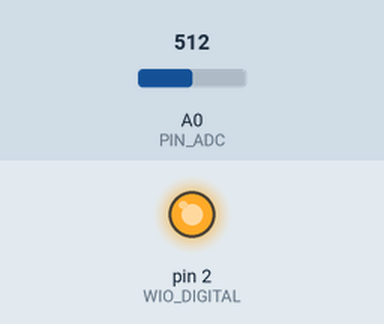
Bench run of a sketch on a simulated Arduino Uno, built with avr-gcc and run on an emulated ATmega328P. Parts: output pins drawn as LEDs (lit = HIGH). The test bench sets the inputs (shaded band); at power-on: A0 (PIN_ADC) = 512. What the sketch prints to the serial monitor is not drawn.

Above: at 1.2 s.
1.3 s: A0 (PIN_ADC) set to 491
At 1.7 s:
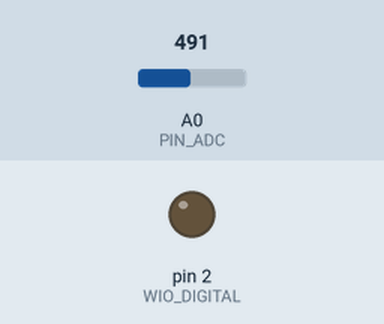
2.9 s: A0 (PIN_ADC) set to 510
At 3.3 s:
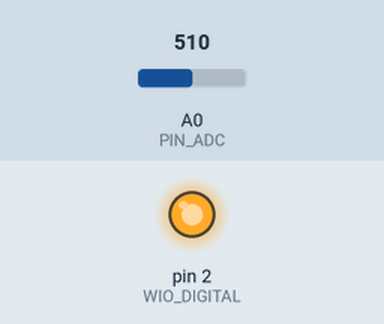
4.5 s: A0 (PIN_ADC) set to 490
At 5.6 s:
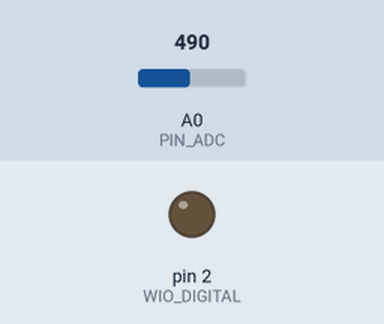
Timing chart, 0 to 7.5 s (numbered marks = the images above; inputs shaded):
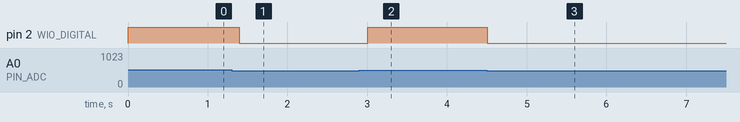

The sketch:

sounddetect3.ino
```cpp
#define WIO_DIGITAL 2
#define PIN_ADC A0
#define LED_PIN 13
#define THRESHOLD 500 //閾値

void setup() {
  Serial.begin(115200);
  pinMode(WIO_DIGITAL, OUTPUT);
}

// the loop function runs over and over again forever
void loop() {

  if(isSoundDetected()){//if it detects the moving people?
    digitalWrite(LED_PIN, HIGH);
    digitalWrite(WIO_DIGITAL, HIGH);
    Serial.println("反応あり");
  }else{
    digitalWrite(LED_PIN, LOW);
    digitalWrite(WIO_DIGITAL, LOW);
    Serial.println("反応なし");
  }

  Serial.println(cal());
  delay(100);
}

boolean isSoundDetected(){
  if(cal() >= THRESHOLD){//閾値よりも高いかどうか
    return true;//yes,return true
  }else{
    return false;//no,return false
  }
}

int cal(){
    long sum = 0;

    for(int i=0; i<32; i++){
      sum += analogRead(PIN_ADC);
    }
    sum >>= 5;

    return sum;
}
```

Measured:
- the behaviour switches between 500 and 499 on A0 (PIN_ADC) (found by bisection; images 0 and 1)
- after the input at 1.3 s, pin 2 (WIO_DIGITAL): HIGH → LOW after 0.10 s
- after the input at 2.9 s, pin 2 (WIO_DIGITAL): LOW → HIGH after 0.10 s
- after the input at 4.5 s, pin 2 (WIO_DIGITAL): HIGH → LOW at once
